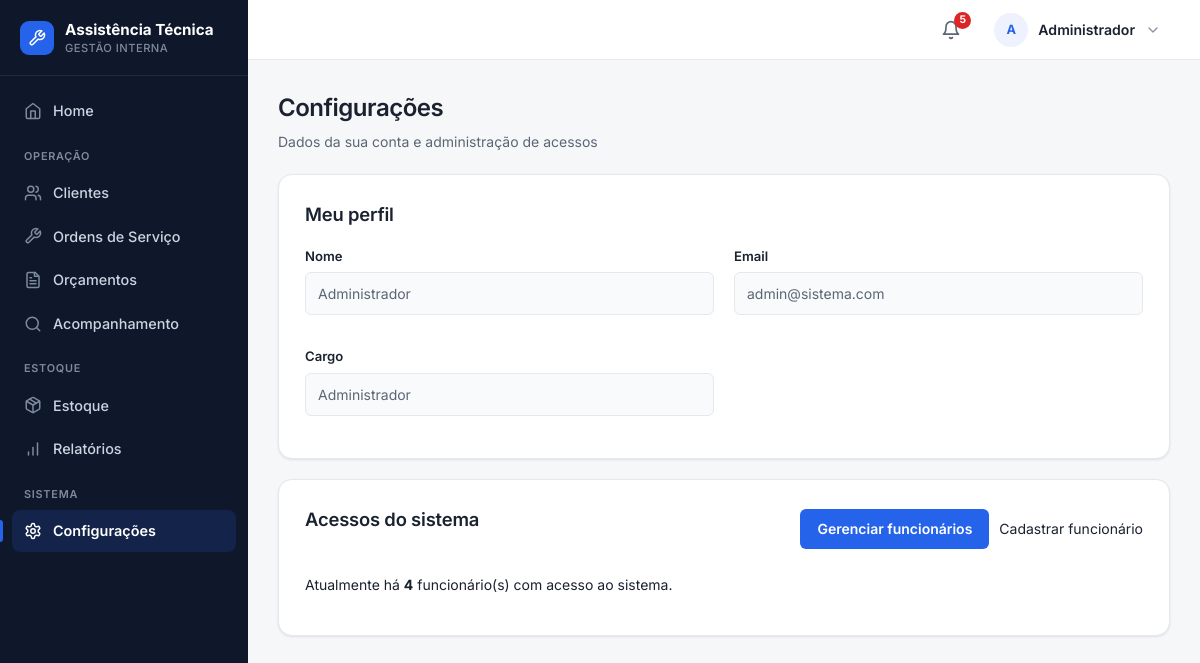
The page /configuracoes (signed in) on the database its author committed.
### tables this page shows
CREATE TABLE funcionarios (
    id INTEGER PRIMARY KEY AUTOINCREMENT,
    nome TEXT NOT NULL,
    email TEXT NOT NULL UNIQUE,
    senha TEXT NOT NULL,
    cargo TEXT
, ativo INTEGER NOT NULL DEFAULT 1, perfil TEXT NOT NULL DEFAULT 'funcionario');

### routes/funcionarios.py (the view)
@funcionarios_bp.route("/configuracoes")
def configuracoes():
    conexao = conectar()
    funcionario = conexao.execute("""
        SELECT id, nome, email, cargo
        FROM funcionarios
        WHERE id = ?
    """, (session.get("funcionario_id"),)).fetchone()
    total_funcionarios = conexao.execute(
        "SELECT COUNT(*) AS total FROM funcionarios"
    ).fetchone()["total"]
    conexao.close()
    return render_template(
        "configuracoes.html",
        funcionario=funcionario,
        total_funcionarios=total_funcionarios,
    )

### app.py (called while the page is built)
@app.context_processor
def injetar_alertas_estoque():
    if "funcionario_id" not in session:
        return {"alerta_estoque_baixo": 0}
    conexao = conectar()
    total = conexao.execute(
        "SELECT COUNT(*) FROM pecas WHERE quantidade <= estoque_minimo"
    ).fetchone()[0]
    conexao.close()
    return {"alerta_estoque_baixo": total}

def tem_permissao(perfil, *perfis):
    return perfil in perfis

@app.context_processor
def injetar_permissoes():
    perfil = session.get("funcionario_perfil")
    return {
        "perfil_atual": perfil,
        "pode": lambda *perfis: tem_permissao(perfil, *perfis),
    }

@app.before_request
def proteger_rotas():
    rotas_livres = (
        "/login",
        "/acompanhamento",
        "/static",
    )
    if request.path.startswith(rotas_livres):
        return None
    if request.path == "/funcionarios/cadastrar" and _sem_funcionarios():
        return None
    if "funcionario_id" not in session:
        return redirect("/login")
    perfil_atual = session.get("funcionario_perfil")
    if perfil_atual not in TODOS:
        session.clear()
        flash("Perfil de acesso invalido. Faca login com uma conta da equipe.", "erro")
        return redirect("/login")
    permitido = PERMISSOES.get(request.endpoint)
    if permitido is not None and perfil_atual not in permitido:
        flash("Você não tem permissão para acessar esta área.", "erro")
        return redirect("/")
    return None

### database.py (called while the page is built)
def _coluna_existe(conexao, tabela, coluna):
    colunas = conexao.execute(f"PRAGMA table_info({tabela})").fetchall()
    return any(item["name"] == coluna for item in colunas)

def conectar():
    conexao = sqlite3.connect("database/sistema.db")
    conexao.row_factory = sqlite3.Row
    conexao.execute("PRAGMA foreign_keys = ON")
    _garantir_schema(conexao)
    return conexao

### templates/configuracoes.html (shortened to what this page needs)
{% extends "base.html" %}
{% block conteudo %}
<div class="page-head">
    <h1>Configurações</h1>
    <p>Dados da sua conta e administração de acessos</p>
</div>
<div class="container">
    <h2>Meu perfil</h2>
    {% if funcionario %}
    <div class="form-grid">
        <div class="campo">
            <label>Nome</label>
            <input type="text" value="{{ funcionario['nome'] }}" readonly>
        </div>
        <div class="campo">
            <label>Email</label>
            <input type="text" value="{{ funcionario['email'] }}" readonly>
        </div>
        <div class="campo">
            <label>Cargo</label>
            <input type="text" value="{{ funcionario['cargo'] or 'Funcionário' }}" readonly>
        </div>
    </div>
    {% else %}
    <p class="mensagem-vazia">Não foi possível carregar os dados do funcionário.</p>
    {% endif %}
</div>
{% if session.get('funcionario_perfil') == 'admin' %}
<div class="container" style="margin-top: 20px;">
    <div class="topo">
        <h2>Acessos do sistema</h2>
        <div class="acoes-topo">
            <a href="{{ url_for('funcionarios.listar_funcionarios') }}" class="btn">Gerenciar funcionários</a>
            <a href="{{ url_for('funcionarios.cadastrar_funcionario') }}" class="btn--secondary">Cadastrar funcionário</a>
        </div>
    </div>
    <p>Atualmente há <strong>{{ total_funcionarios }}</strong> funcionário(s) com acesso ao sistema.</p>
</div>
{% endif %}
{% endblock %}

### static/css/global.css (style rules this page uses)
:root { --bg: #f6f7f9; --surface: #ffffff; --surface-2: #f9fafb; --border: #e6e8ec; --border-strong: #d5d9e0; --ink: #1a2230; --muted: #5b6675; --subtle: #8a93a3; --primary: #2563eb; --primary-hover: #1d4ed8; --primary-soft: #eef2ff; --success: #16a34a; --success-soft: #dcfce7; --warning: #d97706; --warning-soft: #fef3c7; --danger: #dc2626; --danger-hover: #b91c1c; --danger-soft: #fee2e2; --sidebar: #0f172a; --sidebar-ink: #cbd5e1; --sidebar-muted: #7e8aa0; --s-1: 4px; --s-2: 8px; --s-3: 12px; --s-4: 16px; --s-5: 20px; --s-6: 24px; --s-8: 32px; --r-sm: 6px; --r-md: 10px; --r-lg: 14px; --r-pill: 999px; --shadow-sm: 0 1px 2px rgba(16, 24, 40, 0.04), 0 1px 3px rgba(16, 24, 40, 0.06); --shadow-md: 0 4px 12px rgba(16, 24, 40, 0.08); --azul-900: #0f172a; --azul-800: #1e293b; --azul-700: #2563eb; --azul-600: #2563eb; --azul-500: #2563eb; --azul-100: #eef2ff; --azul-50: #f9fafb; --branco: #ffffff; --cinza-900: #1a2230; --cinza-700: #5b6675; --cinza-500: #8a93a3; --cinza-200: #e6e8ec; --cinza-100: #f1f3f6; --verde-100: #dcfce7; --verde-700: #166534; --amarelo-100: #fef3c7; --amarelo-700: #92400e; --vermelho-100: #fee2e2; --vermelho-700: #991b1b; --sombra: var(--shadow-sm); --raio: var(--r-md); }
* { box-sizing: border-box; }
body { min-height: 100vh; margin: 0; font-family: "Inter", -apple-system, BlinkMacSystemFont, "Segoe UI", Roboto, Arial, sans-serif; font-size: 14px; line-height: 1.5; color: var(--ink); background: var(--bg); -webkit-font-smoothing: antialiased; text-rendering: optimizeLegibility; }
h1, h2, h3, h4 { color: var(--ink); font-weight: 600; letter-spacing: -0.01em; }
h2 { margin: 0 0 18px; font-size: 1.15rem; }
a { color: var(--primary); text-decoration: none; }
.container, .card { background: var(--surface); border: 1px solid var(--border); border-radius: var(--r-lg); box-shadow: var(--shadow-sm); }
.container { padding: clamp(18px, 3vw, 26px); }
.topo { display: flex; justify-content: space-between; align-items: center; gap: 16px; margin-bottom: 22px; }
.acoes-topo, .botoes, .form-botao { display: flex; flex-wrap: wrap; gap: 10px; align-items: center; }
.btn, button, .voltar, .editar, .excluir { display: inline-flex; align-items: center; justify-content: center; gap: 8px; min-height: 40px; padding: 9px 16px; border: 1px solid transparent; border-radius: var(--r-sm); color: #fff; background: var(--primary); text-decoration: none; font: inherit; font-weight: 600; line-height: 1; cursor: pointer; white-space: nowrap; transition: background-color 0.15s ease, border-color 0.15s ease, box-shadow 0.15s ease, color 0.15s ease; }
.btn--secondary, .btn-home, .voltar, .editar { background: var(--surface); color: var(--ink); border-color: var(--border-strong); }
.form-grid { display: grid; grid-template-columns: repeat(2, minmax(0, 1fr)); gap: 16px 20px; }
.campo, .form-group { display: flex; flex-direction: column; gap: 6px; margin-bottom: 16px; }
label { color: var(--ink); font-weight: 600; font-size: 0.82rem; }
input, select, textarea { width: 100%; min-height: 42px; padding: 10px 12px; color: var(--ink); background: var(--surface); border: 1px solid var(--border-strong); border-radius: var(--r-sm); font: inherit; transition: border-color 0.15s ease, box-shadow 0.15s ease; }
input::placeholder, textarea::placeholder { color: var(--subtle); }
input[readonly], input[readonly]:focus { background: var(--surface-2); color: var(--muted); box-shadow: none; border-color: var(--border); }

### static/css/layout.css (style rules this page uses)
.page-head { margin: 0 0 22px; }
.page-head h1 { margin: 0; color: var(--ink); font-size: clamp(1.25rem, 2vw, 1.6rem); font-weight: 600; letter-spacing: -0.02em; }
.page-head p { margin: 5px 0 0; color: var(--muted); }

### rows shown on the page
funcionarios: nome "Administrador", email "admin@sistema.com", cargo "Administrador"

### other values the page prints
{{ alerta_estoque_baixo }} "5"
{{ iniciais }} "A"
{{ nome_usuario }} "Administrador"
{{ total_funcionarios }} "4"
